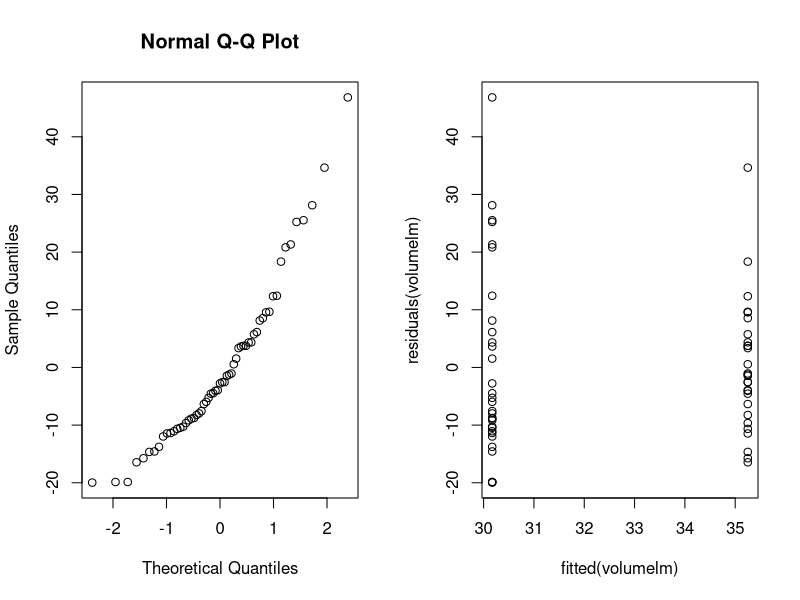
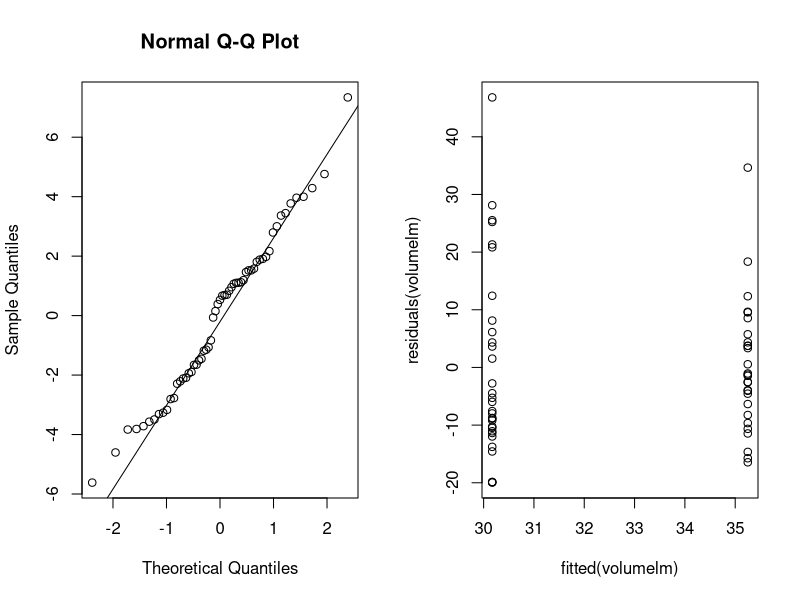
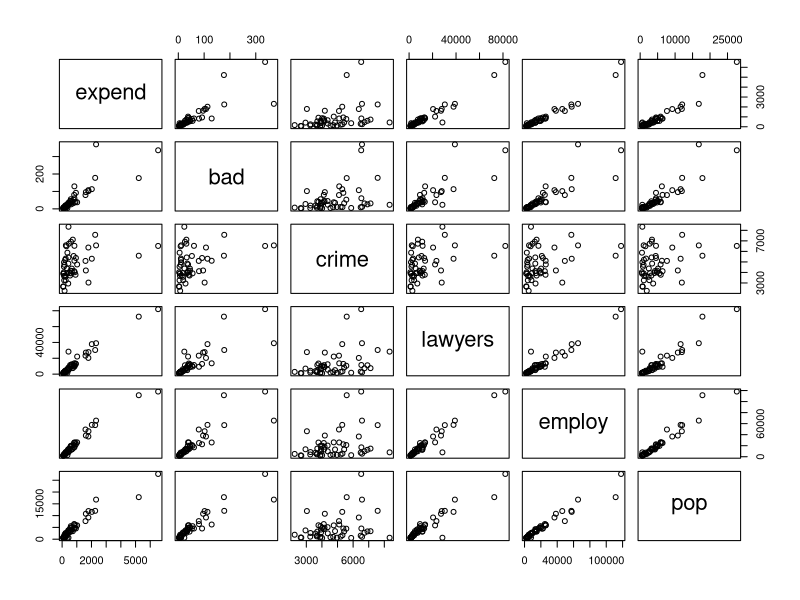

The R script that drew these images, in order:
## ---- chunk 1
treeVolume = read.table("treeVolume.txt", header = T)
head(treeVolume)
## ---- chunk 2
volumelm = lm(volume ~ factor(type), data = treeVolume)
anova(volumelm)
## ---- chunk 3
par(mfrow=c(1,2))
qqnorm(residuals(volumelm))
plot(fitted(volumelm), residuals(volumelm))
par(mfrow=c(1,1))
## ---- chunk 4
t.test(volume ~ factor(type), data=treeVolume)
## ---- chunk 5
volumelm1 = lm(volume ~ height + factor(type) * diameter, data = treeVolume)
anova(volumelm1)
## ---- chunk 6
volumelm2 = lm(volume ~ diameter + factor(type) * height, data = treeVolume)
anova(volumelm2)
## ---- chunk 7
volumeFulllm = lm(volume ~ diameter + height + factor(type), data = treeVolume)
anova(volumeFulllm)
## ---- chunk 8
volumeFulllm = lm(volume ~ diameter + height, data = treeVolume)
anova(volumeFulllm)
## ---- chunk 9
volumeFulllm = lm(volume ~ diameter * height, data = treeVolume)
anova(volumeFulllm)
## ---- chunk 10
par(mfrow=c(1,2))
qqnorm(residuals(volumeFulllm))
qqline(residuals(volumeFulllm))
plot(fitted(volumelm), residuals(volumelm))
par(mfrow=c(1,1))

## ---- chunk 11
d = mean(treeVolume$diameter)
h = mean(treeVolume$height)
avgTree = data.frame(diameter=d, height=h, type="oak")

unname(predict(volumeFulllm, avgTree))

## ---- chunk 12
perfectVolume = pi * (treeVolume$diameter / 2)**2 * treeVolume$height
volumePerfectlm = lm(treeVolume$volume ~ perfectVolume)
anova(volumePerfectlm)
## ---- chunk 13
summary(volumeFulllm)
summary(volumePerfectlm)
## ---- chunk 14
expensescrime = read.table("expensescrime.txt", header = T)
pairs(expensescrime[,-1])
## ---- chunk 15
summary(lm(expend ~ factor(bad), data=expensescrime))$r.squared
summary(lm(expend ~ bad, data=expensescrime))$r.squared
summary(lm(expend ~ crime, data=expensescrime))$r.squared
summary(lm(expend ~ lawyers, data=expensescrime))$r.squared
summary(lm(expend ~ employ, data=expensescrime))$r.squared
summary(lm(expend ~ pop, data=expensescrime))$r.squared


## ---- chunk 16
summary(lm(expend ~ employ + bad, data=expensescrime))$r.squared
summary(lm(expend ~ employ + crime, data=expensescrime))$r.squared
summary(lm(expend ~ employ + lawyers, data=expensescrime))$r.squared
summary(lm(expend ~ employ + pop, data=expensescrime))$r.squared
## ---- chunk 17
summary(lm(expend ~ employ + lawyers + bad, data=expensescrime))$r.squared
summary(lm(expend ~ employ + lawyers + crime, data=expensescrime))$r.squared
summary(lm(expend ~ employ + lawyers + pop, data=expensescrime))$r.squared
## ---- chunk 18
model = lm(expend ~ employ + lawyers, data=expensescrime)
## ---- chunk 19
newData = data.frame(bad=50, crime=5000, lawyers=5000, employ=5000, pop=5000)
predict(model, newData, interval = 'prediction')
## ---- chunk 20
titanic = read.table("titanic.txt", header = T)
## ---- chunk 21
titlm = lm(Survived ~ factor(PClass) + Age + factor(Sex), data=titanic)
summary(titlm)
## ---- chunk 22
titIntlm1 = lm(Survived ~ factor(PClass) + Age + factor(Sex) + factor(PClass):Age, data=titanic)
summary(titIntlm1)

titIntlm2 = lm(Survived ~ factor(PClass) + Age + factor(Sex) + factor(Sex):Age, data=titanic)
summary(titIntlm2)

titIntlm3 = lm(Survived ~ factor(PClass) + Age + factor(Sex) + factor(PClass):Age + factor(Sex):Age, data=titanic)
summary(titIntlm3)
## ---- chunk 23
tlm = lm(Survived ~ factor(PClass) + Age + factor(Sex) + factor(Sex):Age, data=titanic)
summary(tlm)

tlm = lm(Survived ~ factor(PClass) + factor(Sex) + factor(Sex):Age, data=titanic)
summary(tlm)
## ---- chunk 24
coups = read.table("coups.txt", header = T)
## ---- chunk 25
model <- glm(miltcoup ~ ., data = coups, family = "poisson")
summary(model)
